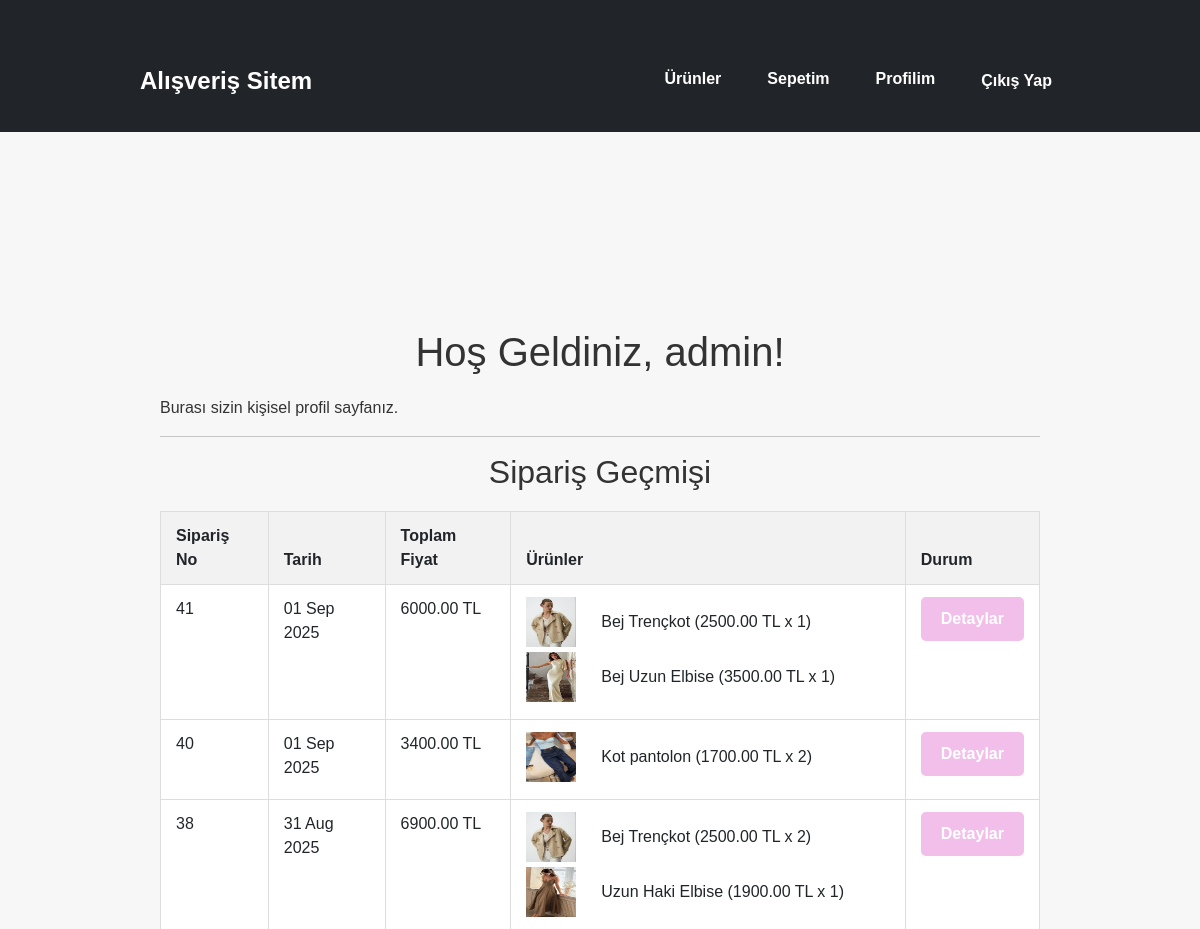
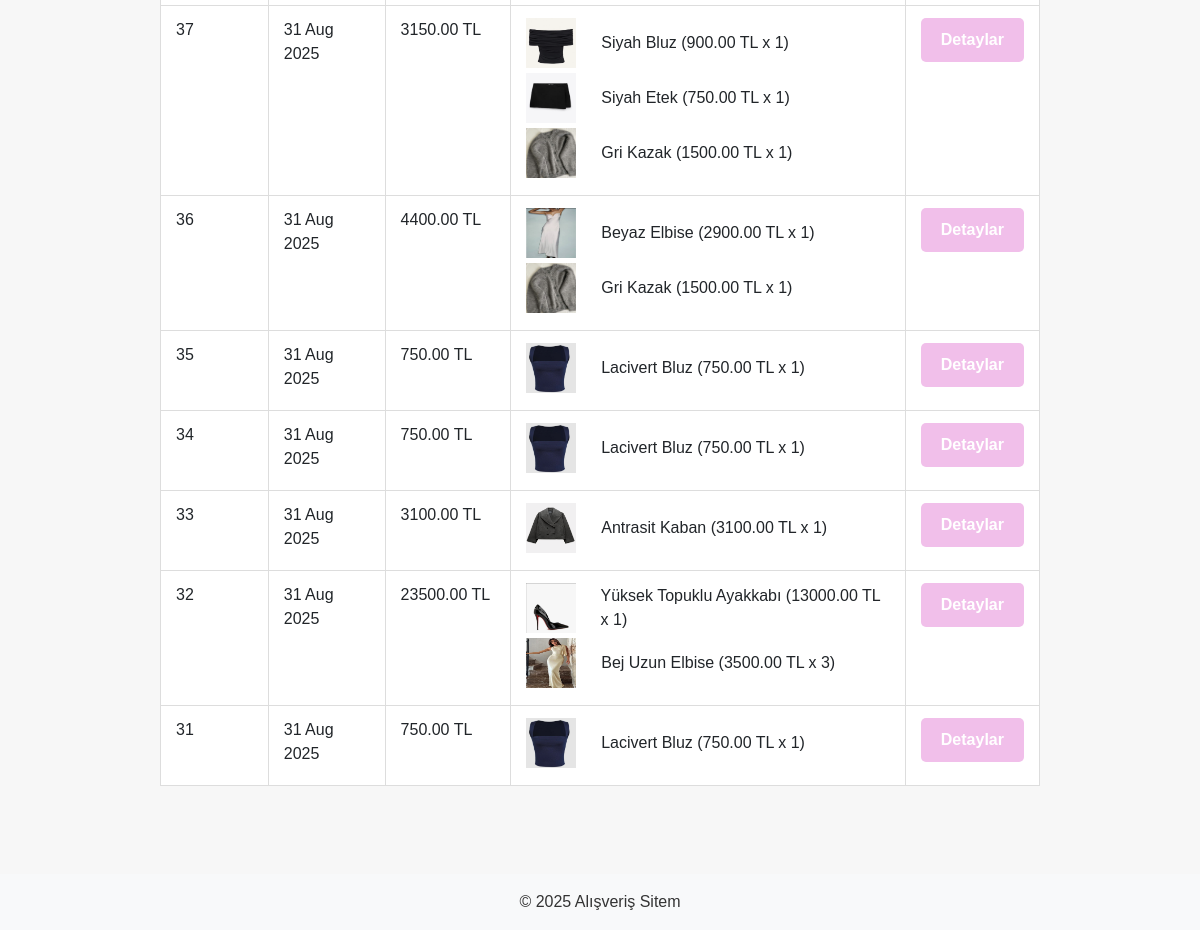
The page /users/profile/ (signed in) on the database its author committed (2 pictures, top to bottom).
### orders/models.py (models this page shows, shortened)
class Order(models.Model):
    user = models.ForeignKey(User, on_delete=models.CASCADE, null=True, blank=True)
    first_name = models.CharField(max_length=50)
    last_name = models.CharField(max_length=50)
    email = models.EmailField()
    city = models.CharField(max_length=100)
    address = models.CharField(max_length=250)
    created = models.DateTimeField(auto_now_add=True)
    updated = models.DateTimeField(auto_now=True)
    paid = models.BooleanField(default=False)
    class Meta:
        ordering = ('-created',)
    def get_total_cost(self):
        return sum(item.get_total_price() for item in self.items.all())

class OrderItem(models.Model):
    order = models.ForeignKey(Order, related_name='items', on_delete=models.CASCADE)
    product = models.ForeignKey(Product, related_name='order_items', on_delete=models.CASCADE)
    price = models.DecimalField(max_digits=10, decimal_places=2)
    quantity = models.PositiveIntegerField(default=1)
    def get_total_price(self):
        return self.price * self.quantity

### products/models.py (models this page shows, shortened)
class Product(models.Model):
    category = models.ForeignKey(Category, related_name='products', on_delete=models.CASCADE)
    name = models.CharField(max_length=200)
    slug = models.SlugField(max_length=200, blank=True, null=True)
    image = models.ImageField(upload_to='products/%Y/%m/%d', blank=True)
    description = models.TextField(blank=True)
    price = models.DecimalField(max_digits=10, decimal_places=2)
    stock = models.PositiveIntegerField()
    available = models.BooleanField(default=True)
    created = models.DateTimeField(auto_now_add=True)
    updated = models.DateTimeField(auto_now=True)
    class Meta:
      ordering = ('name',)
      indexes = [
        models.Index(fields=['id', 'slug']),
    ]

### users/views.py (the view)
# urls.py: path('profile/', views.user_profile, name='user_profile'),
@login_required
def user_profile(request):
    user_orders = Order.objects.filter(user=request.user).order_by('-created')
    context = {
        'user_orders': user_orders
    }
    return render(request, 'users/profile.html', context)

### templates/users/profile.html (shortened to what this page needs)
{% extends "base.html" %}
{% block content %}
<div class="container mt-5">
    <h1>Hoş Geldiniz, {{ user.username }}!</h1>
    <p>Burası sizin kişisel profil sayfanız.</p>
    <hr>
    <h2>Sipariş Geçmişi</h2>
    {% if user_orders %}
        <table class="table">
            <thead>
                <tr>
                    <th>Sipariş No</th>
                    <th>Tarih</th>
                    <th>Toplam Fiyat</th>
                    <th>Ürünler</th> <th>Durum</th>
                </tr>
            </thead>
            <tbody>
                {% for order in user_orders %}
                    <tr>
                        <td>{{ order.id }}</td>
                        <td>{{ order.created|date:"d M Y" }}</td>
                        <td>{{ order.get_total_cost }} TL</td>
                        <td>
                            {% for item in order.items.all %}
                                <div class="order-item-detail">
                                    <img src="{{ item.product.image.url }}" alt="{{ item.product.name }}" style="width: 50px; height: 50px; margin-right: 10px;">
                                    <p>{{ item.product.name }} ({{ item.price }} TL x {{ item.quantity }})</p>
                                </div>
                            {% endfor %}
                        </td>
                        <td>
                            <a href="{% url 'orders:order_detail' order.id %}" class="btn btn-info btn-sm">Detaylar</a>
                        </td>
                    </tr>
                {% endfor %}
            </tbody>
        </table>
    {% else %}
        <p>Henüz bir siparişiniz bulunmamaktadır.</p>
    {% endif %}
</div>
{% endblock %}

### static/css/style.css (style rules this page uses)
body { font-family: Arial, sans-serif; margin: 0; padding: 0; background-color: #f7f7f7; color: #333; }
h1 { font-size: 2.5rem; color: #333; text-align: center; margin-bottom: 2rem; font-weight: 300; }
.btn-info { background-color: #f1bfea !important; border-color: #f1bfea !important; color: #fff !important; }
.order-item-detail { display: flex; align-items: center; gap: 15px; }
.btn { padding: 12px 25px; border-radius: 8px; font-size: 1.05rem; font-weight: bold; cursor: pointer; transition: all 0.3s ease; border: none; display: inline-block; text-decoration: none; }
.container { max-width: 960px; margin: 0 auto; padding: 20px; }
h1, h2 { font-family: Arial, sans-serif; color: #333; margin-bottom: 20px; text-align: center; }
.table { width: 100%; border-collapse: collapse; margin-top: 20px; font-family: Arial, sans-serif; }
.table th, .table td { padding: 12px 15px; border: 1px solid #ddd; text-align: left; }
.table thead th { background-color: #f2f2f2; font-weight: bold; }
.order-item-detail { display: flex; align-items: center; margin-bottom: 5px; }
.order-item-detail p { margin: 0; }
.btn { padding: 10px 20px; font-size: 16px; border-radius: 5px; text-decoration: none; }
.container { padding-top: 50px; }
.table { margin-bottom: 0; }

### rows shown on the page
Order: id "41", created "01 Sep 2025", get_total_cost "6000.00"
OrderItem: product.image (picture), product.name "Bej Trençkot", price "2500.00", quantity "1"
OrderItem: product.image (picture), product.name "Bej Uzun Elbise", price "3500.00", quantity "1"
Order: id "40", created "01 Sep 2025", get_total_cost "3400.00"
OrderItem: product.image (picture), product.name "Kot pantolon", price "1700.00", quantity "2"
Order: id "38", created "31 Aug 2025", get_total_cost "6900.00"
OrderItem: product.image (picture), product.name "Bej Trençkot", price "2500.00", quantity "2"
OrderItem: product.image (picture), product.name "Uzun Haki Elbise", price "1900.00", quantity "1"
Order: id "37", created "31 Aug 2025", get_total_cost "3150.00"
OrderItem: product.image (picture), product.name "Siyah Bluz", price "900.00", quantity "1"
OrderItem: product.image (picture), product.name "Siyah Etek", price "750.00", quantity "1"
OrderItem: product.image (picture), product.name "Gri Kazak", price "1500.00", quantity "1"
Order: id "36", created "31 Aug 2025", get_total_cost "4400.00"
OrderItem: product.image (picture), product.name "Beyaz Elbise", price "2900.00", quantity "1"
OrderItem: product.image (picture), product.name "Gri Kazak", price "1500.00", quantity "1"
Order: id "35", created "31 Aug 2025", get_total_cost "750.00"
OrderItem: product.image (picture), product.name "Lacivert Bluz", price "750.00", quantity "1"
Order: id "34", created "31 Aug 2025", get_total_cost "750.00"
OrderItem: product.image (picture), product.name "Lacivert Bluz", price "750.00", quantity "1"
Order: id "33", created "31 Aug 2025", get_total_cost "3100.00"
OrderItem: product.image (picture), product.name "Antrasit Kaban", price "3100.00", quantity "1"
Order: id "32", created "31 Aug 2025", get_total_cost "23500.00"
OrderItem: product.image (picture), product.name "Yüksek Topuklu Ayakkabı", price "13000.00", quantity "1"
OrderItem: product.image (picture), product.name "Bej Uzun Elbise", price "3500.00", quantity "3"
Order: id "31", created "31 Aug 2025", get_total_cost "750.00"
OrderItem: product.image (picture), product.name "Lacivert Bluz", price "750.00", quantity "1"

### other values the page prints
{{ user.username }} "admin"
